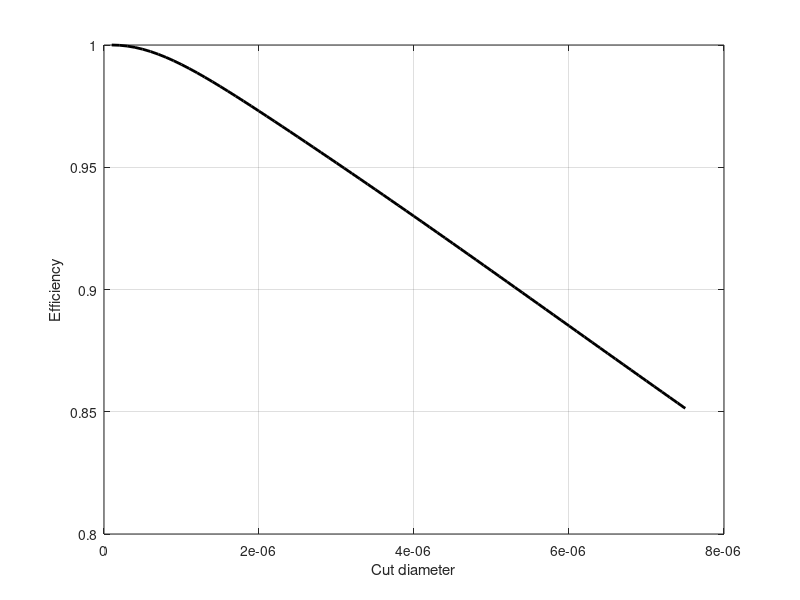

The MATLAB source for this figure:
clear all

tic

Q = 100./60;
n = 1.5;
K = 37.7;
k = 0.095;
rhos = 2300;
rhof = 4.43;
mu = 3.5e-5;
Et = 0.85;
u = 15;
I = 1.;
j = 1;

% Gauss-Legendre quadrature
x = [-0.973906 -0.865063 -0.679409 -0.433395 -0.148874 0.148874 0.433395 0.679409 0.865063 0.973906];
w = [0.066671 0.149451 0.219086 0.269267 0.295524 0.295524 0.269267 0.219086 0.149451 0.066671];

X = @(D) 1. - exp(-((D/K)^n));
%DD = @(X) -K*((log(1.-X))^(1./n));
G = @(D,Ds) ((D/Ds)^2.)/(1 + ((D/Ds)^2.));
Dstar = 1.e-7;

while(abs(I(j)-Et)>2.e-3)
    for i=1:length(x)
        h(i) = 1.e-6*fzero(@(D) X(D)-0.5*x(i)-0.5,[0 1000]);
        %h(i) = 1.e-6*real(DD(0.5*x(i)+0.5));
        f(i) = G(h(i),Dstar(j));
        F(i) = w(i)*f(i);
    end
    I(j+1) = 0.5*sum(F);
    Dstar(j+1) = Dstar(j)+1.e-7;
    if(Dstar(j+1)>1.e-4) 
        break; 
    end
    j+=1;
end

P = @(Ds,Dc) k*sqrt(mu/(0.125*u*Dc*(rhos-rhof)))-Ds/Dc;
P2 = @(Ds,Dc,Q) k*sqrt(mu*Dc/(Q*(rhos-rhof)))-Ds/Dc;

Dcyl = fzero(@(Dc) P(Dstar(j),Dc),0.01);
Q1 = u*Dcyl*Dcyl/8;

N = Q/Q1;
Q2 = Q/ceil(N);
Dcyln = fzero(@(Dc) P2(Dstar(j),Dc,Q2),0.01);
unew = 8*Q2/(Dcyln*Dcyln);

toc

fprintf('Number of cyclones\t\t: %-d\n',ceil(N));
fprintf('Cut diameter\t\t\t: %-10.3f µm\n',Dstar(j)*1e6)
fprintf('Diameter of cylindrical section\t: %-10.4f m\n',Dcyl);
fprintf('Velocity\t\t\t: %-10.4f m/s\n',unew);

plot(Dstar,I,'linewidth',2,'-k');
xlabel('Cut diameter');
ylabel('Efficiency');grid;
